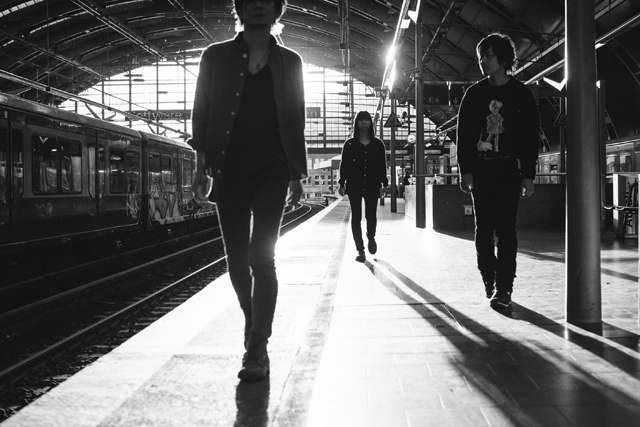
#> input picture 2.3 correccion gamma/sigure.jpg, 640 x 427 px
$ python correccionGamma.py
#> lines starting #> are read from the running program, lines starting #| are printed output that depends on the picture
# ///////////////////////
# Correccion gama
# Autor: Bryan Medina
# ///////////////////////

import cv2
import numpy as np
import matplotlib.pyplot as plt

# ubicacion de la imagen
f = cv2.imread('sigure.jpg', 0)
#> f is the input picture: shape (427, 640); min 6, max 255, mean 103.2

#asignamos gamma y obtenemos las constantes c encargadas de mantener a raya los valores del despliegue (0 - 255)
# en este caso con y obtenemos la función que graficaremos.
gamma = 0.4
x = np.array(range(256))
c = 255/np.power(255, gamma)
y =  c * np.power(x, gamma)

gamma1 = 1.0
c1 = 255/np.power(255, gamma1)
y1 =  c1 * np.power(x, gamma1)

gamma2 = 2.5
c2 = 255/np.power(255, gamma2)
y2 =  c2 * np.power(x, gamma2)

#graficamos las funciones

plt.figure()
plt.title('correción gamma')
plt.plot(x, y, label = '$\gamma = 0.4$')
plt.plot(x, y1, label = '$\gamma = 1.0$')
plt.plot(x, y2, label = '$\gamma = 2.5$')
plt.legend(loc='upper left')
plt.xlabel('intensidades de entrada')
plt.ylabel('intensidades de salida')
plt.show()
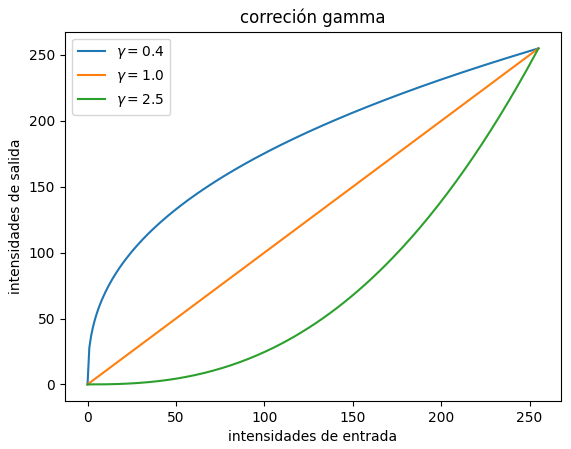
#> figure drawn by matplotlib, 1 panel; curve peaks at x = 255, y = 255; curve peaks at x = 255, y = 255; curve peaks at x = 255, y = 255

#calculamos la transformacion gamma, con la formulita
outputImg = np.array(c * np.power(f, gamma), dtype = 'uint8')
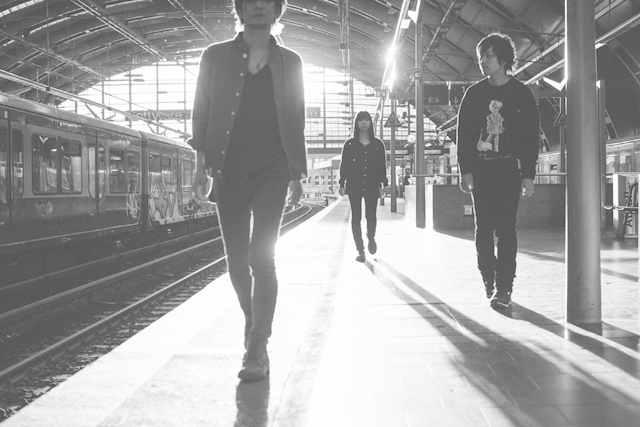
#> outputImg: shape (427, 640); min 56, max 255, mean 160.7
outputImg1 = np.array(c2 * np.power(f, gamma2), dtype = 'uint8')
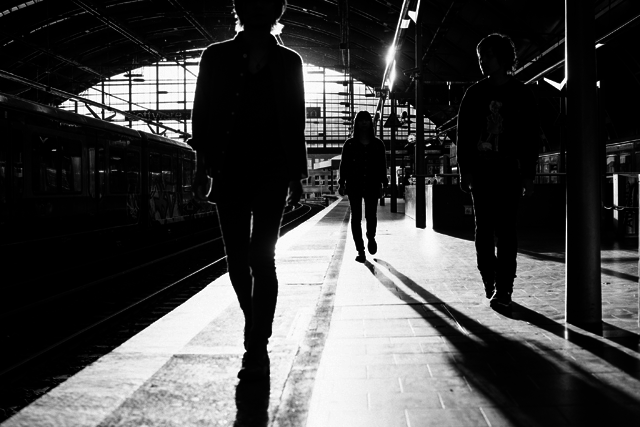
#> outputImg1: shape (427, 640); min 0, max 255, mean 66


cv2.imshow('gamma = 0.5', outputImg)
cv2.imshow('gamma = 2.0', outputImg1)
cv2.imshow('entrada', f)
#cv2.imwrite('punto5.jpg', outputImg)
#cv2.imwrite('2puntocero.jpg', outputImg1)
cv2.waitKey(0)
cv2.destroyAllWindows()
